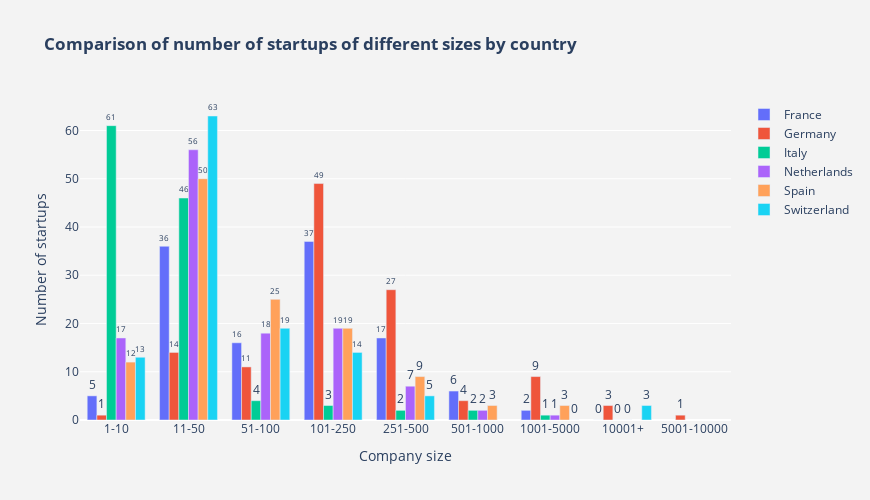

The notebook cell this image was saved under:
### Markdown cell above
Let's plot the figure

### Code cell
fig1 = go.Figure(
    data=[
        go.Bar(name = 'France',
               x = main.loc[main.loc[:,'country'] == 'France','size'].sort_values().unique(),
               y = main.loc[main.loc[:,'country'] == 'France'].groupby('size').count()['startup'],
               text = main.loc[main.loc[:,'country'] == 'France'].groupby('size').count()['startup'],
               textposition='outside'),    
        go.Bar(name = 'Germany',
               x = main.loc[main.loc[:,'country'] == 'Germany','size'].sort_values().unique(),
               y = main.loc[main.loc[:,'country'] == 'Germany'].groupby('size').count()['startup'],
               text = main.loc[main.loc[:,'country'] == 'Germany'].groupby('size').count()['startup'],
               textposition='outside'),    
        go.Bar(name = 'Italy', 
               x = main.loc[main.loc[:,'country'] == 'Italy','size'].sort_values().unique(), 
               y = main.loc[main.loc[:,'country'] == 'Italy'].groupby('size').count()['startup'],
               text = main.loc[main.loc[:,'country'] == 'Italy'].groupby('size').count()['startup'],
               textposition='outside'),     
        go.Bar(name = 'Netherlands',
               x = main.loc[main.loc[:,'country'] == 'Netherlands','size'].sort_values().unique(),
               y = main.loc[main.loc[:,'country'] == 'Netherlands'].groupby('size').count()['startup'],
               text = main.loc[main.loc[:,'country'] == 'Netherlands'].groupby('size').count()['startup'],
               textposition='outside'),    
        go.Bar(name = 'Spain', 
               x = main.loc[main.loc[:,'country'] == 'Spain','size'].sort_values().unique(), 
               y = main.loc[main.loc[:,'country'] == 'Spain'].groupby('size').count()['startup'],
               text = main.loc[main.loc[:,'country'] == 'Spain'].groupby('size').count()['startup'],
               textposition='outside'),   
        go.Bar(name = 'Switzerland', 
               x = main.loc[main.loc[:,'country'] == 'Switzerland','size'].sort_values().unique(), 
               y = main.loc[main.loc[:,'country'] == 'Switzerland'].groupby('size').count()['startup'],
               text = main.loc[main.loc[:,'country'] == 'Switzerland'].groupby('size').count()['startup'],
               textposition='outside'),  
        go.Bar(name = 'UK',
               x = main.loc[main.loc[:,'country'] == 'UK','size'].sort_values().unique(), 
               y = main.loc[main.loc[:,'country'] == 'UK'].groupby('size').count()['startup'],
               text = main.loc[main.loc[:,'country'] == 'UK'].groupby('size').count()['startup'],
               textposition='outside')
    ])

fig1.update_layout(
    title_text='<b>Comparison of number of startups of different sizes by country<b>',
    yaxis = dict(title='Number of startups'),
    xaxis = dict(title='Company size'),
    width = 870,
    height = 500,
    paper_bgcolor='rgb(243, 243, 243)',
    plot_bgcolor='rgb(243, 243, 243)'
)

fig1.show()

### Figure 1 — Plotly figure (JSON) as saved in the notebook; plotly's stock layout.template omitted (floating-point values rounded to 4 significant figures)
{"data": [{"name": "France", "text": [5, 36, 16, 37, 17, 6, 2, 0, 2], "textposition": "outside", "type": "bar", "x": ["1-10", "11-50", "51-100", "101-250", "251-500", "501-1000", "1001-5000", "10001+"], "y": [5, 36, 16, 37, 17, 6, 2, 0, 2]}, {"name": "Germany", "text": [1, 14, 11, 49, 27, 4, 9, 1, 3], "textposition": "outside", "type": "bar", "x": ["1-10", "11-50", "51-100", "101-250", "251-500", "501-1000", "1001-5000", "5001-10000", "10001+"], "y": [1, 14, 11, 49, 27, 4, 9, 1, 3]}, {"name": "Italy", "text": [61, 46, 4, 3, 2, 2, 1, 0, 1], "textposition": "outside", "type": "bar", "x": ["1-10", "11-50", "51-100", "101-250", "251-500", "501-1000", "1001-5000", "10001+"], "y": [61, 46, 4, 3, 2, 2, 1, 0, 1]}, {"name": "Netherlands", "text": [17, 56, 18, 19, 7, 2, 1, 0, 1], "textposition": "outside", "type": "bar", "x": ["1-10", "11-50", "51-100", "101-250", "251-500", "501-1000", "1001-5000", "10001+"], "y": [17, 56, 18, 19, 7, 2, 1, 0, 1]}, {"name": "Spain", "text": [12, 50, 25, 19, 9, 3, 3, 0, 0], "textposition": "outside", "type": "bar", "x": ["1-10", "11-50", "51-100", "101-250", "251-500", "501-1000", "1001-5000"], "y": [12, 50, 25, 19, 9, 3, 3, 0, 0]}, {"name": "Switzerland", "text": [13, 63, 19, 14, 5, 0, 3, 0, 2], "textposition": "outside", "type": "bar", "x": ["1-10", "11-50", "51-100", "101-250", "251-500", "1001-5000", "10001+", null], "y": [13, 63, 19, 14, 5, 0, 3, 0, 2]}, {"name": "UK", "text": [0, 0, 0, 0, 0, 0, 0, 0, 0], "textposition": "outside", "type": "bar", "x": [], "y": [0, 0, 0, 0, 0, 0, 0, 0, 0]}], "layout": {"height": 500, "paper_bgcolor": "rgb(243, 243, 243)", "plot_bgcolor": "rgb(243, 243, 243)", "title": {"text": "<b>Comparison of number of startups of different sizes by country<b>"}, "width": 870, "xaxis": {"autorange": true, "range": [-0.5, 8.5], "title": {"text": "Company size"}, "type": "category"}, "yaxis": {"autorange": true, "range": [0, 66.32], "title": {"text": "Number of startups"}, "type": "linear"}}}
